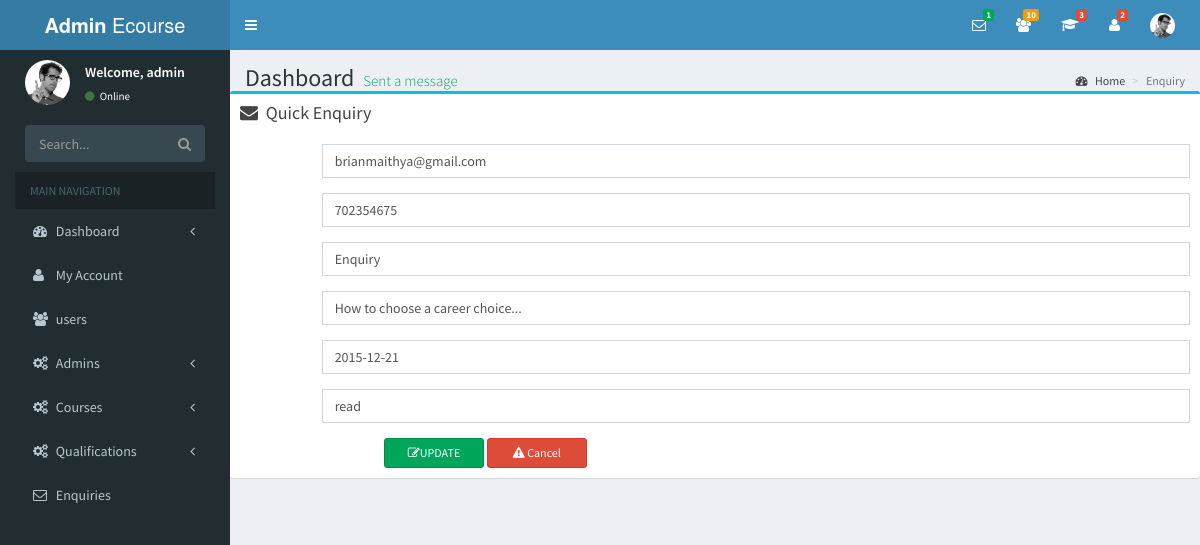
The app's page /admin/enquiry_read.php?mark_id=7 with its own data.
### tables this page shows
CREATE TABLE IF NOT EXISTS `enquiries` (
  `msg_id` int(20) NOT NULL AUTO_INCREMENT,
  `sender` varchar(40) NOT NULL,
  `phone` int(40) NOT NULL,
  `subject` varchar(100) NOT NULL,
  `body` varchar(250) NOT NULL,
  `date_send` date NOT NULL,
  `status` varchar(20) NOT NULL,
  PRIMARY KEY (`msg_id`)
);

### admin/enquiry_read.php (the view, shortened to what this page needs)
<?php
if(isset($_GET['mark_id']))
{
 $sql_query="SELECT * FROM enquiries WHERE msg_id=".$_GET['mark_id'];
 $result_set=mysql_query($sql_query);
 $fetched_row=mysql_fetch_array($result_set);
}
  ?>
<?php
  require('layout/sidebar.php')
?>
  <div class="content-wrapper">
    <section class="content-header">
      <h1>
        Dashboard
        <small>Sent a message</small>
      </h1>
      <ol class="breadcrumb">
        <li><a href="#"><i class="fa fa-dashboard"></i> Home</a></li>
        <li class="active">Enquiry</li>
      </ol>
    </section>
     <section class="quick-mail">
         <div class="box box-info">
            <div class="box-header">
              <i class="fa fa-envelope"></i>
               <h3 class="box-title">Quick Enquiry</h3>
            </div>
            <div class="box-body">
              <form  action="" method="POST" class="form-horizontal insert-course_inner">
                      <div class="form-group">
                        <label for="email" class="col-sm-1 control-label"></label>
                        <div class="col-sm-11">
                           <input type="text" class="form-control" name="sender" placeholder="enquiry here.." value="<?php echo $fetched_row['sender']; ?>" required>
                        </div>
                      </div>
                       <div class="form-group">
                        <label for="inputName" class="col-sm-1 control-label"></label>
                        <div class="col-sm-11">
                          <input type="text" class="form-control" name="phone" placeholder="phone number" value="<?php echo $fetched_row['phone']; ?>" required>
                        </div>
                      </div>
                      <div class="form-group">
                        <label for="inputName" class="col-sm-1 control-label"></label>
                        <div class="col-sm-11">
                          <input type="text" class="form-control" name="subject" placeholder="subject" value="<?php echo $fetched_row['subject']; ?>" required>
                        </div>
                      </div>
                      <div class="form-group">
                        <label for="inputExperience" class="col-sm-1 control-label"></label>
                        <div class="col-sm-11">
                          <input type="text" class="form-control" name="body" placeholder="enquiry here.." value="<?php echo $fetched_row['body']; ?>" required>
                        </div>
                      </div>
                      <div class="form-group">
                        <label for="inputExperience" class="col-sm-1 control-label"></label>
                        <div class="col-sm-11">
                          <input type="text" class="form-control" name="date_send" placeholder="Date of enquiry.." value="<?php echo $fetched_row['date_send']; ?>" required>
                        </div>
                      </div>
                      <div class="form-group">
                        <label for="inputExperience" class="col-sm-1 control-label"></label>
                        <div class="col-sm-11">
                          <input type="text" class="form-control" name="status" placeholder="Enquiry status." value="<?php echo $fetched_row['status']; ?>" required>
                        </div>
                      </div>
                      <div class="upcancel_buttons">
                           <button type="submit" name="btn-update" class="btn btn-success btn-xs"> <div class="fa fa-edit"></div>UPDATE</button>
                           <button type="submit" name="btn-cancel" class="btn btn-danger btn-xs"> <div class="fa fa-warning"></div> Cancel</button>
                        </div>
                </form>
            </div>
     </section>
  </div>
  <?php
  require('layout/footer.php')
   ?>

### records on screen
enquiries: sender "brianmaithya@gmail.com", phone "702354675", subject "Enquiry", body "How to choose a career choice...", date_send "2015-12-21", status "read"

### other values on screen
$num_rows "1"
$num_rows "10"
$num_rows "3"
$num_rows "2"
